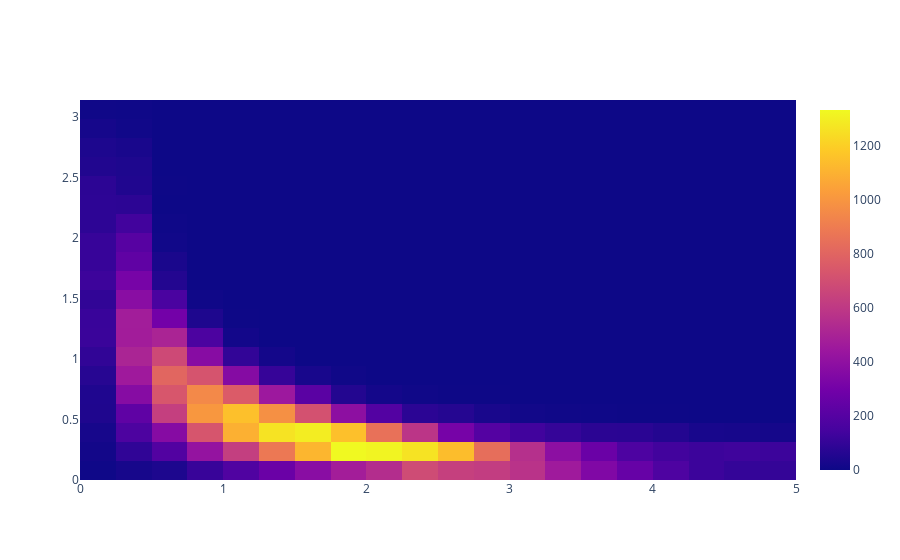

Notebook code for this chart:
### Code cell
j = pn.plotly2D(ptheta_hf)
fig2 = pi.from_json(j)
fig2.show()

### Figure 1 — Plotly figure (JSON) as saved in the notebook; plotly's stock layout.template omitted (floating-point values rounded to 4 significant figures; data arrays with more than 128 entries replaced by an {"elided": "..."} marker saying what was removed)
{"data": [{"hoverongaps": false, "type": "heatmap", "x": {"elided": "400 float values"}, "y": {"elided": "400 float values"}, "z": {"elided": "400 int values"}}], "layout": {"autosize": true, "xaxis": {"autorange": true, "range": [0, 5], "type": "linear"}, "yaxis": {"autorange": true, "range": [0, 3.142], "type": "linear"}}}
